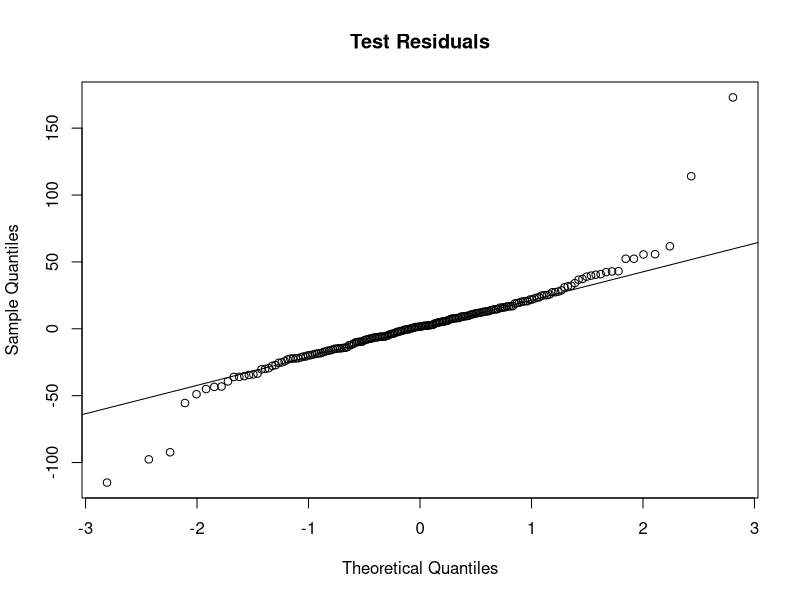
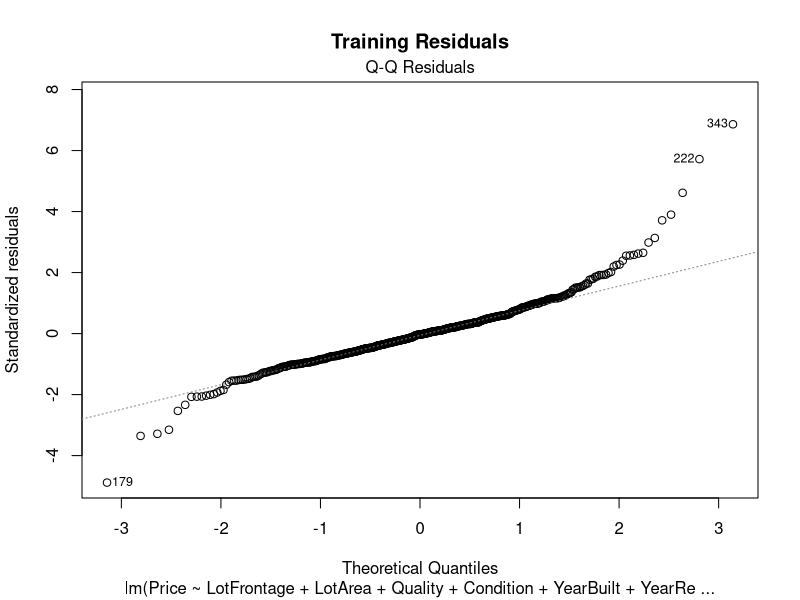
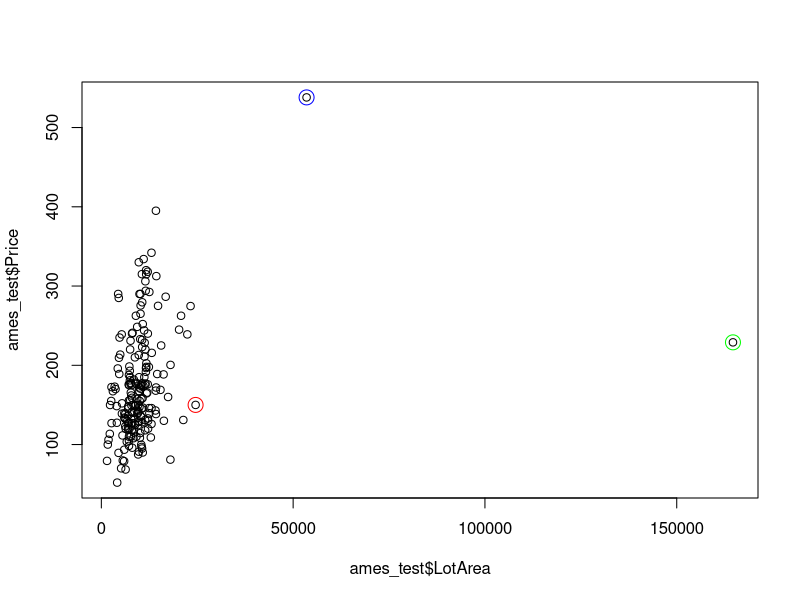
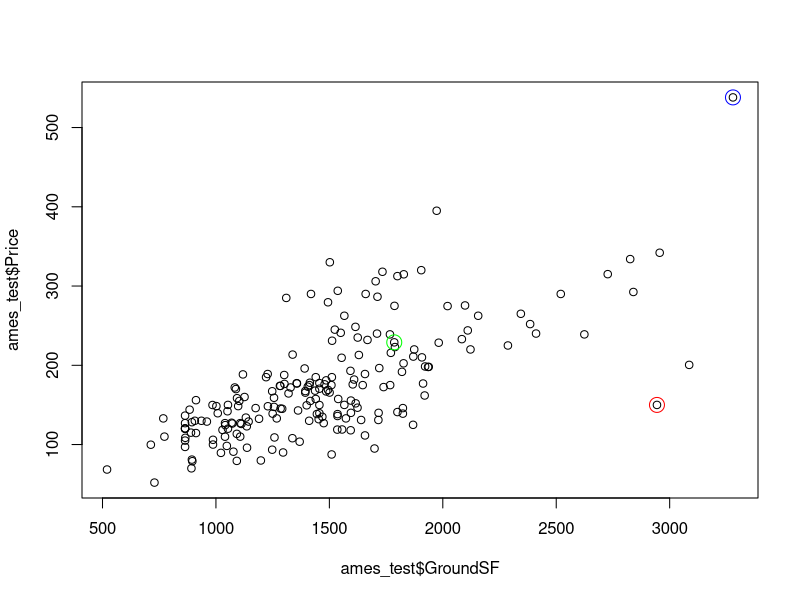

Reproduce these figures in R, in order.
## ---- chunk 1
library(tidyverse)

ames_train <- read_csv("AmesTrain10.csv")
ames_test <- read_csv("AmesTest10.csv")
## ---- chunk 2
basic_mod <- lm(formula = Price ~ LotFrontage + LotArea + Quality + Condition + 
    YearBuilt + YearRemodel + BasementFinSF + BasementSF + GroundSF + 
    FullBath + Bedroom + Fireplaces + GarageSF + 
    ScreenPorchSF, data = ames_train)

test_price <- predict(basic_mod, newdata = ames_test)
head(test_price)
## ---- chunk 3
test_resid <- test_price - ames_test$Price
head(test_resid)
## ---- chunk 4
mean(test_resid)
mean(ames_test$Price)
sd(test_resid)

sd(basic_mod$residuals)
## ---- chunk 5
qqnorm(test_resid, main = "Test Residuals")
qqline(test_resid)

plot(basic_mod, 2, main = "Training Residuals")
## ---- chunk 6
head(sort(abs(test_resid)/sd(test_resid), decreasing = TRUE))
## ---- chunk 7
# Looked at the numbers for these observations
# ames_test[c(118,57,48),]


plot(ames_test$LotArea, ames_test$Price)
points(ames_test$LotArea[118], ames_test$Price[118], col="red", cex=2)
points(ames_test$LotArea[57], ames_test$Price[57], col="blue", cex=2)
points(ames_test$LotArea[48], ames_test$Price[48], col="green", cex=2)
plot(ames_test$GroundSF, ames_test$Price)
points(ames_test$GroundSF[118], ames_test$Price[118], col="red", cex=2)
points(ames_test$GroundSF[57], ames_test$Price[57], col="blue", cex=2)
points(ames_test$GroundSF[48], ames_test$Price[48], col="green", cex=2)
## ---- chunk 8
cross_cor <- cor(ames_test$Price, test_price)

cross_cor^2
summary(basic_mod)$r.squared
summary(basic_mod)$r.squared - cross_cor^2

## ---- chunk 9
ames_train_adjusted <- ames_train |> 
  mutate(Quality = factor(Quality),
         Condition = factor(Condition),
         age_built = 2010 - YearBuilt)

fancy_mod <- lm(log(Price) ~ Quality + GroundSF + Condition + YearBuilt + 
    BasementFinSF + ExteriorQ + HouseStyle + GarageSF + Foundation + 
    LotArea + LotConfig + GarageType + Bedroom + TotalRooms + 
    ExteriorC + BasementHBath + I(GarageSF^2) + GarageC + HeatingQC + 
    BasementSF + BasementC + BasementHt + KitchenQ + GarageQ + 
    ScreenPorchSF + Fireplaces + WoodDeckSF + FullBath + HalfBath + 
    SecondSF + FirstSF + BasementFin + BasementUnFinSF + BasementFBath + 
    YearRemodel + Heating + EnclosedPorchSF + LotFrontage + I(age_built^2) + 
    GarageCars + I(GarageCars^2) + CentralAir + OpenPorchSF + 
    Bedroom:TotalRooms + LotArea:LotFrontage + GarageSF:GarageCars, 
    data = ames_train_adjusted)

count(ames_test, LotConfig)
summary(basic_mod)$r.squared
summary(fancy_mod)$r.squared

house_ex <- data.frame(
  Order = 0,
  Price = 0,
  LotFrontage = 328,
  LotArea = 21540,
  LotConfig = "Inside",
  HouseStyle = "2Story",
  Quality = 7,
  Condition = 5,
  YearBuilt = 1987,
  YearRemodel = 1999,
  ExteriorQ = "Gd",
  ExteriorC = "Gd",
  Foundation = "PConc",
  BasementHt = "Ex",
  BasementC = "None",
  BasementFin = "Unf",
  BasementFinSF = 0,
  BasementUnFinSF = 757,
  BasementSF = 757,
  Heating = "GasA",
  HeatingQC = "Ex",
  CentralAir = "Y",
  FirstSF = 1485,
  SecondSF = 947,
  GroundSF = 2432,
  BasementFBath = 0,
  BasementHBath = 0,
  FullBath = 2,
  HalfBath = 1,
  Bedroom = 4,
  KitchenQ = "TA",
  TotalRooms = 11,
  Fireplaces = 1,
  GarageType = "BuiltIn",
  GarageCars = 2,
  GarageSF = 588,
  GarageQ = "TA",
  GarageC = "TA",
  WoodDeckSF = 0,
  OpenPorchSF = 205,
  EnclosedPorchSF = 0,
  ScreenPorchSF = 0
) |>
  mutate(Quality = factor(Quality),
         Condition = factor(Condition),
         age_built = 2010 - YearBuilt)

exp(predict.lm(fancy_mod, house_ex, interval="confidence", level=0.95))
